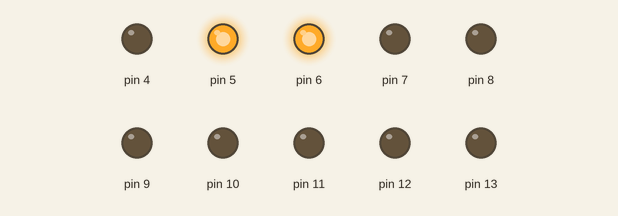
Bench run of a sketch on a simulated Arduino Uno, built with avr-gcc and run on an emulated ATmega328P. On the bench: output pins drawn as LEDs (lit = HIGH).

Above: at 1.5 s.
Timing chart, 0 to 4.6 s (numbered marks = the images above):
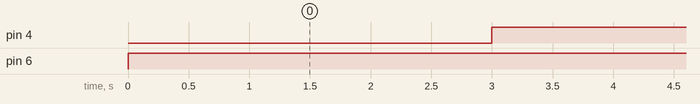

The sketch:

Test_kode_2.ino
```cpp
void setup() {
  for (int i = 4; i < 14 ; i++) {
    pinMode(i, OUTPUT);
  }
  for (int i = 6; i < 14 ; i++) {
    digitalWrite(i, LOW);
  }
  digitalWrite(5, HIGH);
  digitalWrite(4, LOW);
}

void loop() {
  //Sætter motorkraft
  for (int i = 13; i > 6; i--) {
    digitalWrite(i, LOW);
  }
  digitalWrite(6, HIGH);

  //Sætter ønsket hastighed
  delay(1000);
  digitalWrite(4, LOW);
  delay(1000);

  //Sætter motorkraft
  for (int i = 13; i > 6; i--) {
    digitalWrite(i, LOW);
  }
  digitalWrite(6, HIGH);

  //Sætter ønsket hastighed
  delay(1000);
  digitalWrite(4, HIGH);
  delay(1000);
}
```

Measured:
- by itself, pin 4: alternates HIGH for 2.0 s and LOW for 2.0 s
- by itself, pin 6: LOW → HIGH at 0.00 s
